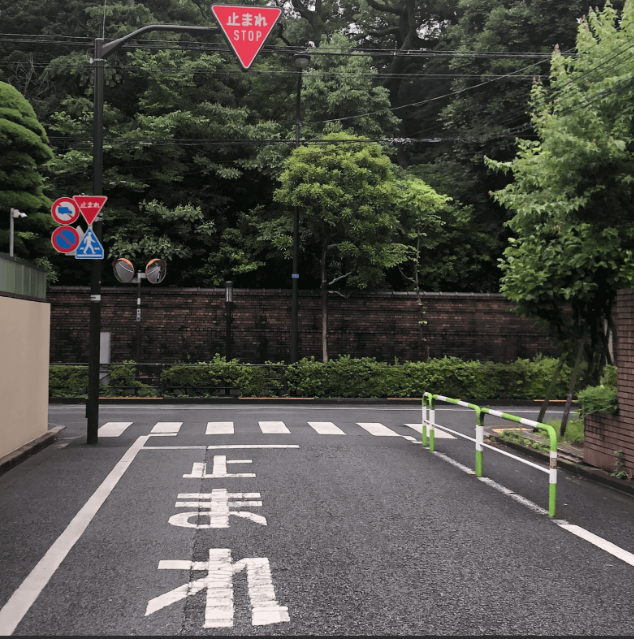
#> input picture testimg/img3.png, 634 x 639 px
$ python hsv_color_palette.py
#> lines starting #> are read from the running program, lines starting #| are printed output that depends on the picture; after the words box and inside, x2 and y2 are one past the last pixel; in counts of white or black regions, pixels touching at a corner belong together
import cv2
import numpy as np

def nothing(x):
    pass

img = cv2.imread('./testimg/img3.png')
#> img is the input picture: shape (639, 634, 3); mean B, G, R 71.4, 78.6, 78.9
img = cv2.cvtColor(img, cv2.COLOR_BGR2HSV)
#> img: shape (639, 634, 3); mean H, S, V 73.9, 43, 82.5
window_name = 'HSV COLOR Palette'
cv2.namedWindow(window_name, cv2.WINDOW_AUTOSIZE)

cv2.createTrackbar('H', window_name, 0, 179, nothing)
cv2.createTrackbar('H2', window_name, 179, 179, nothing)
cv2.createTrackbar('S', window_name, 0, 255, nothing)
cv2.createTrackbar('S2', window_name, 18, 255, nothing)
cv2.createTrackbar('V', window_name, 155, 255, nothing)
cv2.createTrackbar('V2', window_name, 255, 255, nothing)

while 1:

    h = cv2.getTrackbarPos('H', window_name)
    h2 = cv2.getTrackbarPos('H2', window_name)
    s = cv2.getTrackbarPos('S', window_name)
    s2 = cv2.getTrackbarPos('S2', window_name)
    v = cv2.getTrackbarPos('V', window_name)
    v2 = cv2.getTrackbarPos('V2', window_name)

    lower_white = np.array([h, s, v])
    upper_white = np.array([h2, s2, v2])
    mask = cv2.inRange(img, lower_white, upper_white)
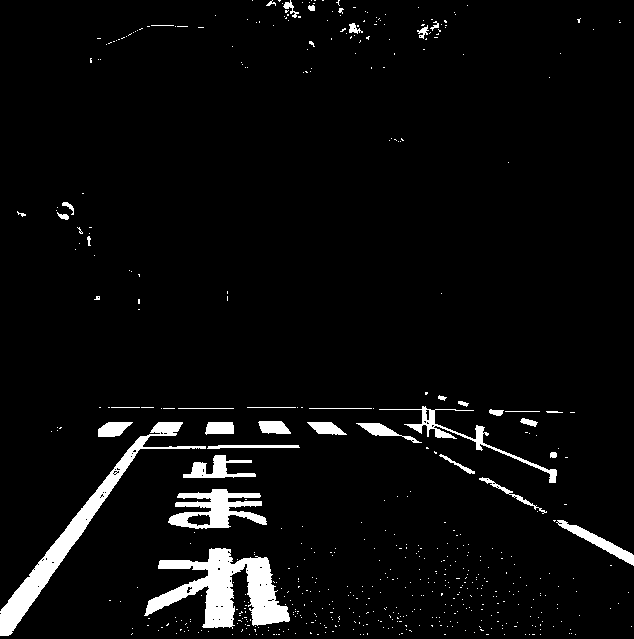
#> mask: shape (639, 634); 4.6% white; 556 white regions (519 under 20 px), largest, box (x1, y1, x2, y2) and area: (144, 548, 290, 629) 5211, (0, 422, 206, 636) 4216, (168, 489, 267, 529) 2036

    cv2.imshow(window_name, mask)
    if cv2.waitKey(1) & 0xFF == ord('q'):
#> (key q is pressed here)
        break
cv2.destroyAllWindows()

$ run again, with testimg/img2.png copied over testimg/img3.png
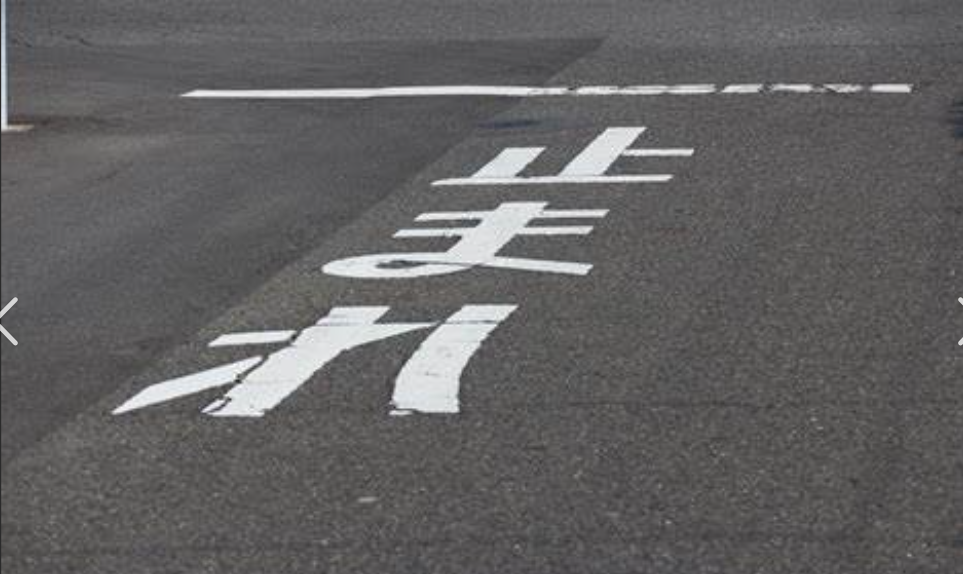
#> input picture testimg/img2.png, 963 x 574 px
#> img is the input picture: shape (574, 963, 3); mean B, G, R 98.6, 98.2, 99.2
#> img: shape (574, 963, 3); mean H, S, V 73.8, 6.6, 100
#> `mask = cv2.inRange(img, lower_white, upper_white)`:
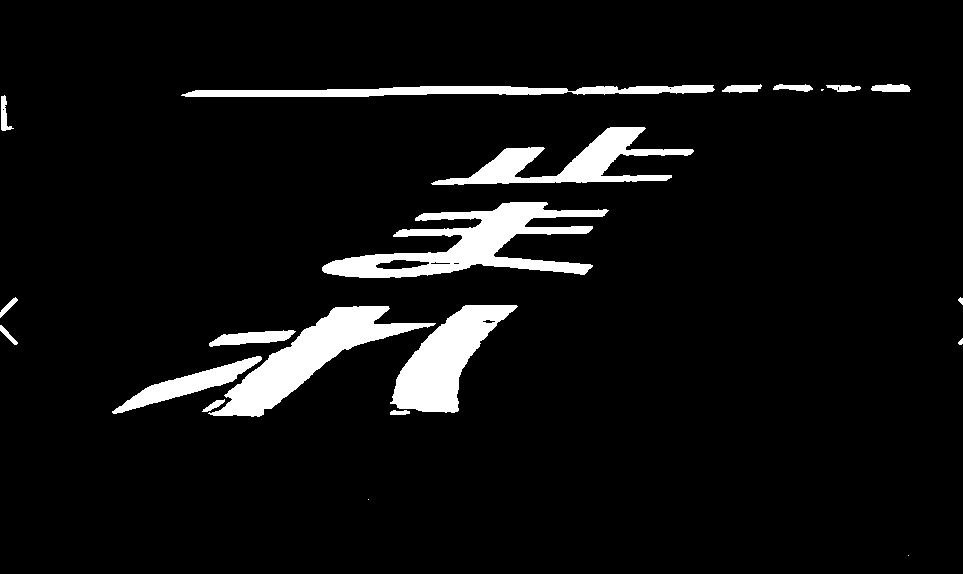
#> mask: shape (574, 963); 6.5% white; 21 white regions (3 under 20 px), largest, box (x1, y1, x2, y2) and area: (322, 202, 609, 278) 8475, (208, 306, 436, 417) 7341, (390, 305, 518, 413) 6314

$ run again, with testimg/img.png copied over testimg/img3.png
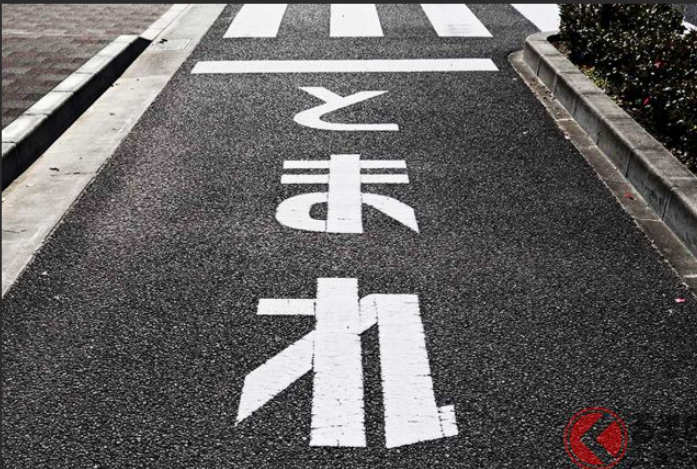
#> input picture testimg/img.png, 697 x 469 px
#> img is the input picture: shape (469, 697, 3); mean B, G, R 98.4, 98.8, 100.8
#> img: shape (469, 697, 3); mean H, S, V 35.9, 12.1, 101.2
#> `mask = cv2.inRange(img, lower_white, upper_white)`:
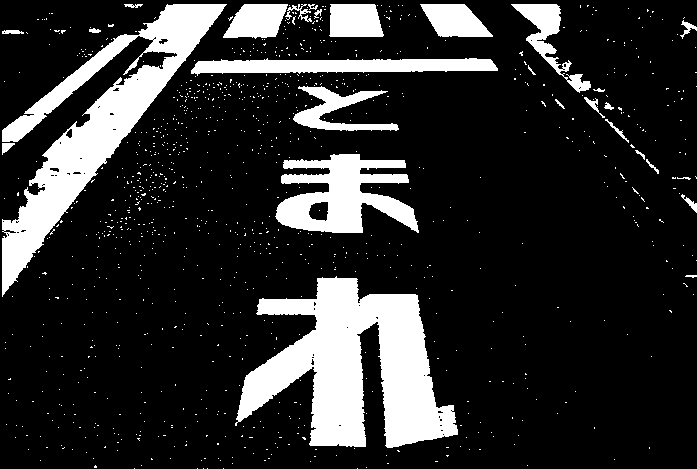
#> mask: shape (469, 697); 17.7% white; 1054 white regions (1026 under 20 px), largest, box (x1, y1, x2, y2) and area: (235, 276, 458, 448) 20102, (2, 4, 227, 297) 15984, (275, 154, 419, 233) 6487

$ run again, with testimg/123.jpg saved as testimg/img3.png
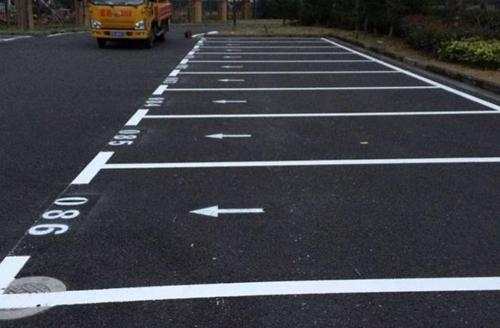
#> input picture testimg/123.jpg, 500 x 328 px
#> img is the input picture: shape (328, 500, 3); mean B, G, R 70.8, 64.5, 63.6
#> img: shape (328, 500, 3); mean H, S, V 105.3, 48, 73.2
#> `mask = cv2.inRange(img, lower_white, upper_white)`:
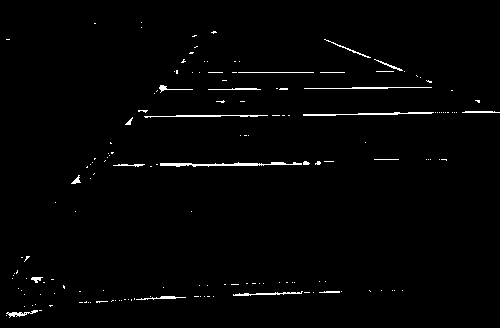
#> mask: shape (328, 500); 1.4% white in thin lines or dots, all inside (x1, y1, x2, y2) = (6, 22, 500, 318)
